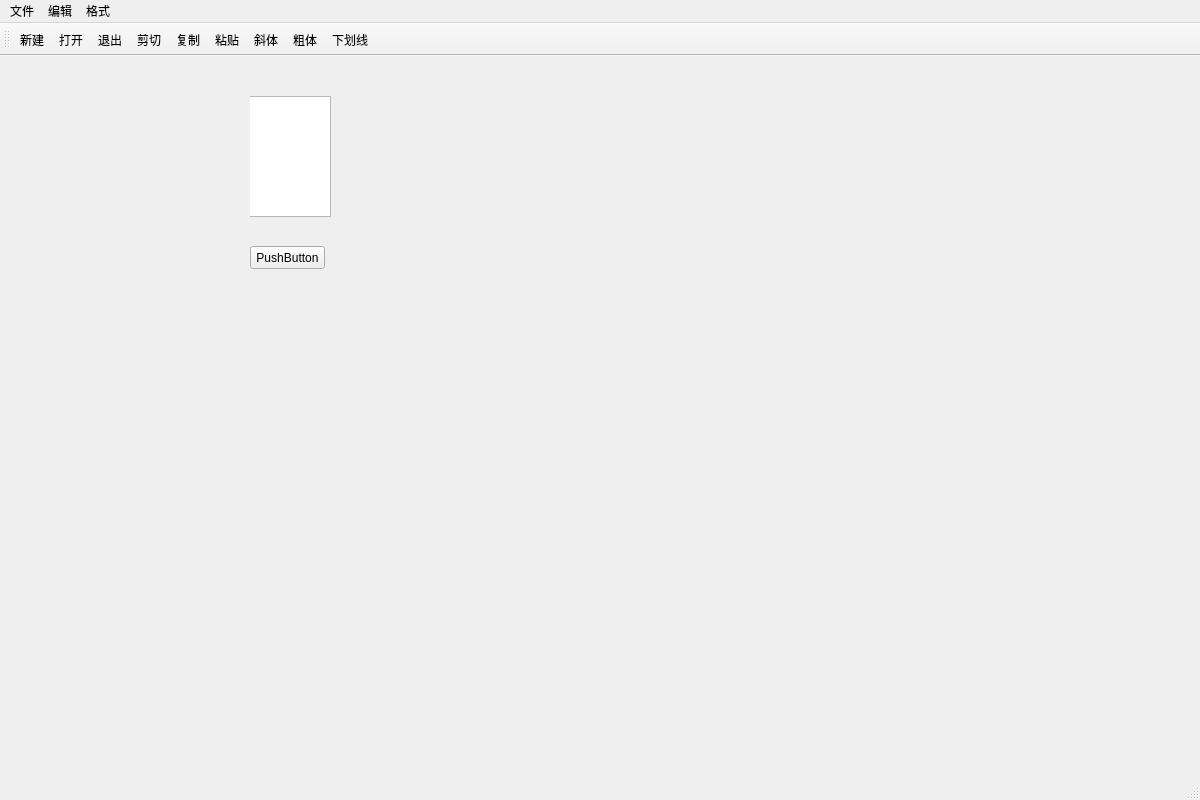
<?xml version="1.0" encoding="UTF-8"?>
<ui version="4.0">
 <class>sample_2_4Class</class>
 <widget class="QMainWindow" name="sample_2_4Class">
  <property name="geometry">
   <rect>
    <x>0</x>
    <y>0</y>
    <width>1200</width>
    <height>800</height>
   </rect>
  </property>
  <property name="windowTitle">
   <string>sample_2_4</string>
  </property>
  <widget class="QWidget" name="centralWidget">
   <widget class="QWidget" name="widget" native="true">
    <property name="geometry">
     <rect>
      <x>250</x>
      <y>40</y>
      <width>251</width>
      <height>361</height>
     </rect>
    </property>
    <widget class="QTextEdit" name="textEdit">
     <property name="geometry">
      <rect>
       <x>-190</x>
       <y>0</y>
       <width>271</width>
       <height>121</height>
      </rect>
     </property>
    </widget>
    <widget class="QPushButton" name="pushButton">
     <property name="geometry">
      <rect>
       <x>0</x>
       <y>150</y>
       <width>75</width>
       <height>23</height>
      </rect>
     </property>
     <property name="text">
      <string>PushButton</string>
     </property>
    </widget>
   </widget>
  </widget>
  <widget class="QMenuBar" name="menuBar">
   <property name="geometry">
    <rect>
     <x>0</x>
     <y>0</y>
     <width>1200</width>
     <height>23</height>
    </rect>
   </property>
   <widget class="QMenu" name="menu">
    <property name="title">
     <string>文件</string>
    </property>
    <addaction name="actNew"/>
    <addaction name="actOpen"/>
    <addaction name="actExit"/>
   </widget>
   <widget class="QMenu" name="menu_2">
    <property name="title">
     <string>编辑</string>
    </property>
    <addaction name="actCut"/>
    <addaction name="actCopy"/>
    <addaction name="actPaste"/>
   </widget>
   <widget class="QMenu" name="menu_3">
    <property name="title">
     <string>格式</string>
    </property>
    <addaction name="actItalic"/>
    <addaction name="actBold"/>
    <addaction name="actUnderline"/>
   </widget>
   <addaction name="menu"/>
   <addaction name="menu_2"/>
   <addaction name="menu_3"/>
  </widget>
  <widget class="QToolBar" name="mainToolBar">
   <property name="toolButtonStyle">
    <enum>Qt::ToolButtonTextUnderIcon</enum>
   </property>
   <attribute name="toolBarArea">
    <enum>TopToolBarArea</enum>
   </attribute>
   <attribute name="toolBarBreak">
    <bool>false</bool>
   </attribute>
   <addaction name="actNew"/>
   <addaction name="actOpen"/>
   <addaction name="actExit"/>
   <addaction name="actCut"/>
   <addaction name="actCopy"/>
   <addaction name="actPaste"/>
   <addaction name="actItalic"/>
   <addaction name="actBold"/>
   <addaction name="actUnderline"/>
  </widget>
  <widget class="QStatusBar" name="statusBar"/>
  <action name="actNew">
   <property name="icon">
    <iconset resource="sample_2_4.qrc">
     <normaloff>:/images/images/02.ico</normaloff>:/images/images/02.ico</iconset>
   </property>
   <property name="text">
    <string>新建</string>
   </property>
   <property name="toolTip">
    <string>新建</string>
   </property>
   <property name="shortcut">
    <string>Ctrl+N</string>
   </property>
  </action>
  <action name="actOpen">
   <property name="icon">
    <iconset resource="sample_2_4.qrc">
     <normaloff>:/images/images/03.ico</normaloff>:/images/images/03.ico</iconset>
   </property>
   <property name="text">
    <string>打开</string>
   </property>
   <property name="toolTip">
    <string>打开文件</string>
   </property>
   <property name="shortcut">
    <string>Ctrl+O</string>
   </property>
  </action>
  <action name="actExit">
   <property name="icon">
    <iconset resource="sample_2_4.qrc">
     <normaloff>:/images/images/05.ico</normaloff>:/images/images/05.ico</iconset>
   </property>
   <property name="text">
    <string>退出</string>
   </property>
   <property name="toolTip">
    <string>退出程序</string>
   </property>
   <property name="shortcut">
    <string>Ctrl+E</string>
   </property>
  </action>
  <action name="actCut">
   <property name="icon">
    <iconset resource="sample_2_4.qrc">
     <normaloff>:/images/images/06.ico</normaloff>:/images/images/06.ico</iconset>
   </property>
   <property name="text">
    <string>剪切</string>
   </property>
   <property name="toolTip">
    <string>剪切</string>
   </property>
   <property name="shortcut">
    <string>Ctrl+C</string>
   </property>
  </action>
  <action name="actCopy">
   <property name="icon">
    <iconset resource="sample_2_4.qrc">
     <normaloff>:/images/images/11.ico</normaloff>:/images/images/11.ico</iconset>
   </property>
   <property name="text">
    <string>复制</string>
   </property>
   <property name="toolTip">
    <string>复制</string>
   </property>
  </action>
  <action name="actPaste">
   <property name="icon">
    <iconset resource="sample_2_4.qrc">
     <normaloff>:/images/images/09.ico</normaloff>:/images/images/09.ico</iconset>
   </property>
   <property name="text">
    <string>粘贴</string>
   </property>
   <property name="toolTip">
    <string>粘贴</string>
   </property>
  </action>
  <action name="actItalic">
   <property name="checkable">
    <bool>true</bool>
   </property>
   <property name="icon">
    <iconset resource="sample_2_4.qrc">
     <normaloff>:/images/images/10.ico</normaloff>:/images/images/10.ico</iconset>
   </property>
   <property name="text">
    <string>斜体</string>
   </property>
   <property name="toolTip">
    <string>斜体</string>
   </property>
  </action>
  <action name="actBold">
   <property name="checkable">
    <bool>true</bool>
   </property>
   <property name="icon">
    <iconset resource="sample_2_4.qrc">
     <normaloff>:/images/images/08.ico</normaloff>:/images/images/08.ico</iconset>
   </property>
   <property name="text">
    <string>粗体</string>
   </property>
   <property name="toolTip">
    <string>粗体</string>
   </property>
  </action>
  <action name="actUnderline">
   <property name="checkable">
    <bool>true</bool>
   </property>
   <property name="icon">
    <iconset resource="sample_2_4.qrc">
     <normaloff>:/images/images/12.ico</normaloff>:/images/images/12.ico</iconset>
   </property>
   <property name="text">
    <string>下划线</string>
   </property>
   <property name="toolTip">
    <string>下划线</string>
   </property>
  </action>
 </widget>
 <layoutdefault spacing="6" margin="11"/>
 <resources>
  <include location="sample_2_4.qrc"/>
 </resources>
 <connections>
  <connection>
   <sender>actExit</sender>
   <signal>triggered()</signal>
   <receiver>sample_2_4Class</receiver>
   <slot>close()</slot>
   <hints>
    <hint type="sourcelabel">
     <x>-1</x>
     <y>-1</y>
    </hint>
    <hint type="destinationlabel">
     <x>295</x>
     <y>199</y>
    </hint>
   </hints>
  </connection>
  <connection>
   <sender>actCut</sender>
   <signal>triggered()</signal>
   <receiver>textEdit</receiver>
   <slot>cut()</slot>
   <hints>
    <hint type="sourcelabel">
     <x>-1</x>
     <y>-1</y>
    </hint>
    <hint type="destinationlabel">
     <x>265</x>
     <y>193</y>
    </hint>
   </hints>
  </connection>
  <connection>
   <sender>actCopy</sender>
   <signal>triggered()</signal>
   <receiver>textEdit</receiver>
   <slot>copy()</slot>
   <hints>
    <hint type="sourcelabel">
     <x>-1</x>
     <y>-1</y>
    </hint>
    <hint type="destinationlabel">
     <x>265</x>
     <y>193</y>
    </hint>
   </hints>
  </connection>
  <connection>
   <sender>actPaste</sender>
   <signal>triggered()</signal>
   <receiver>textEdit</receiver>
   <slot>paste()</slot>
   <hints>
    <hint type="sourcelabel">
     <x>-1</x>
     <y>-1</y>
    </hint>
    <hint type="destinationlabel">
     <x>265</x>
     <y>193</y>
    </hint>
   </hints>
  </connection>
 </connections>
</ui>
